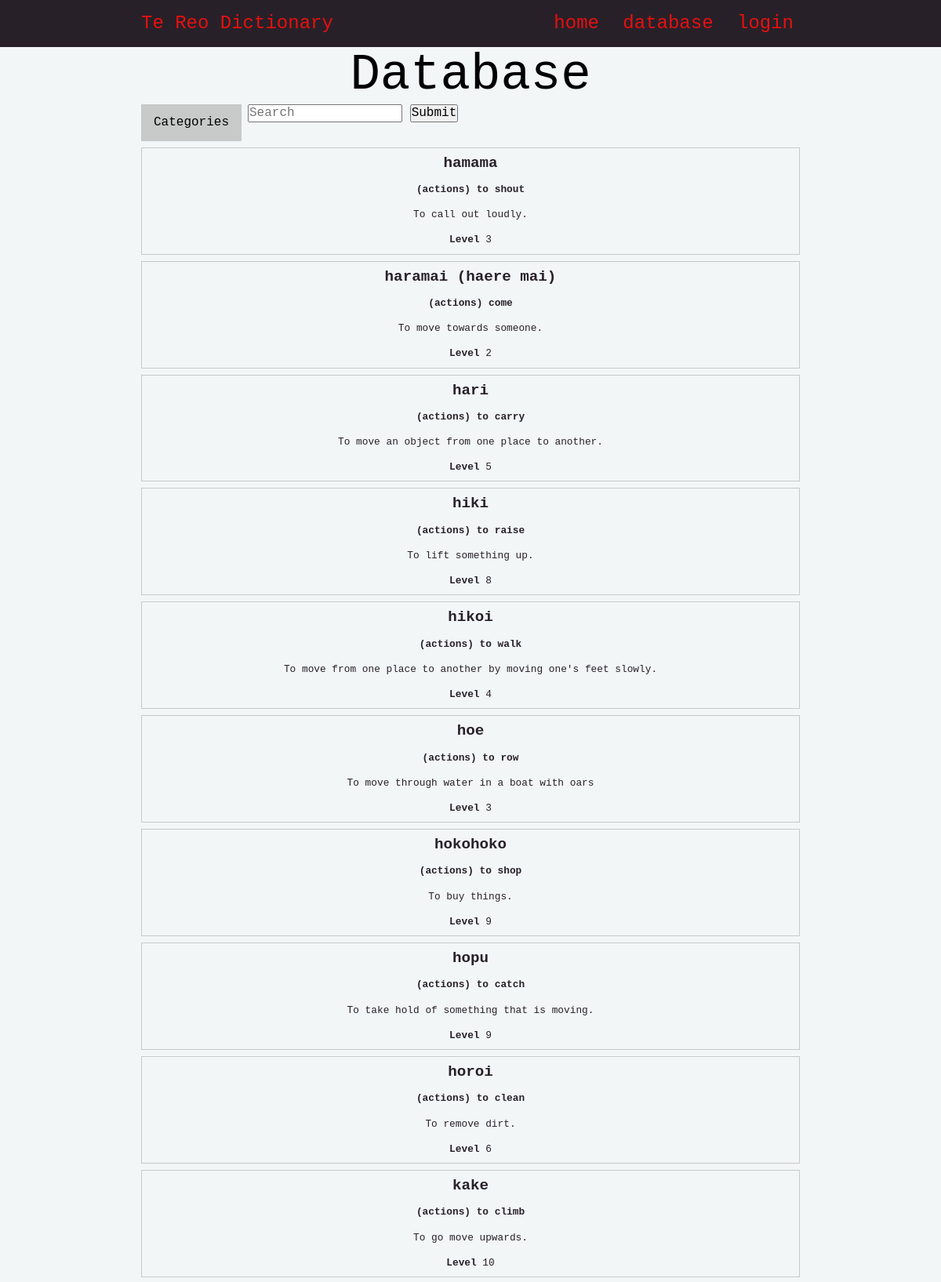
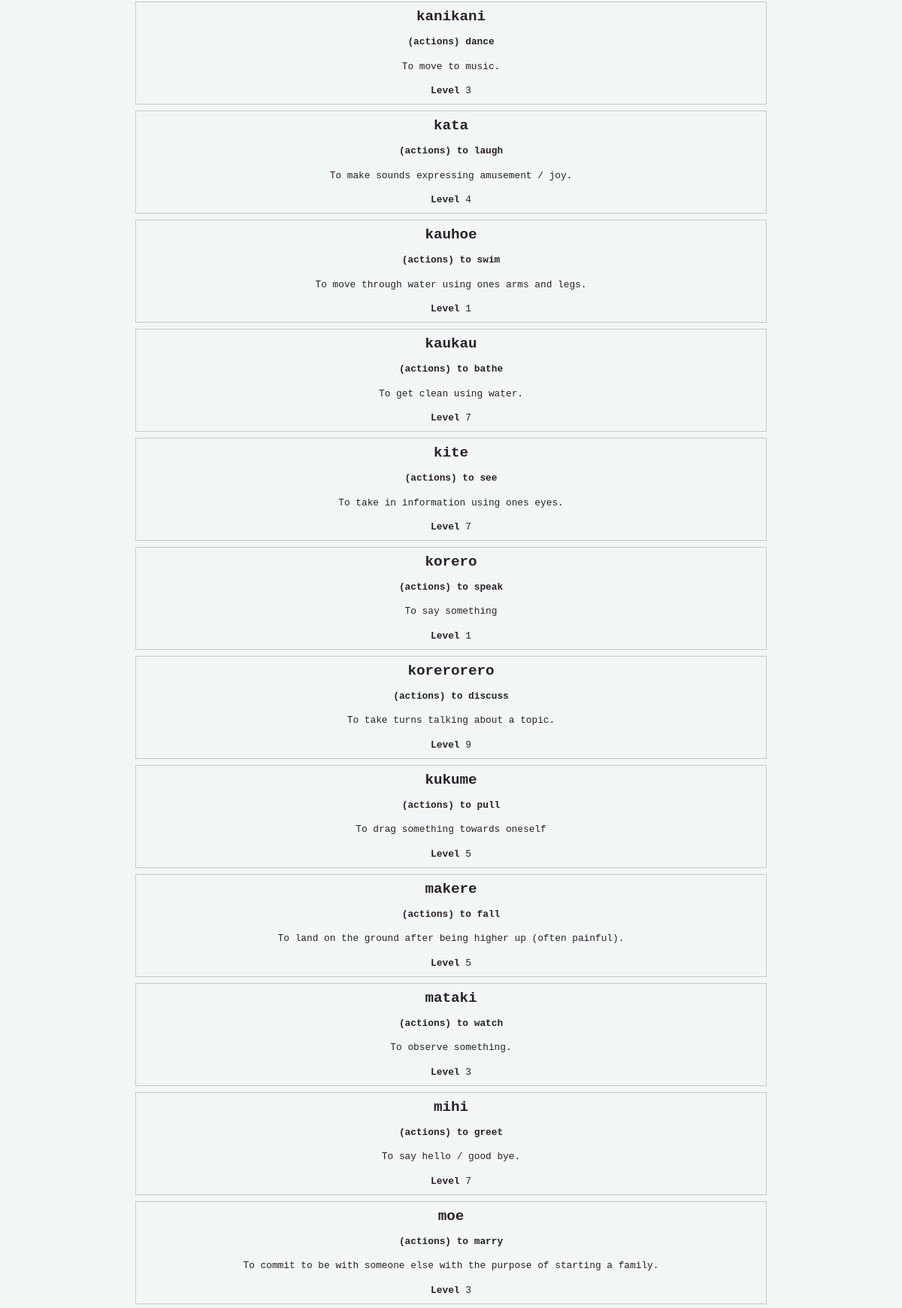
The page /database (upper part) on the database its author committed (2 pictures, top to bottom).
### tables this page shows
CREATE TABLE "entries"
(
    id          integer                                not null
        primary key autoincrement
        unique,
    maori       varchar(85)                            not null,
    english     varchar(100)                           not null,
    definition  varchar(256) default 'Pending'         not null,
    level       tinyint                                not null,
    image       varchar(260) default 'noimage.png'     not null,
    category_id integer                                not null
        constraint entries_category_id_fk
            references categories,
    user_id     integer      default 1
        constraint entries_user_id_fk
            references users,
    date        datetime     default current_timestamp not null
);

CREATE TABLE "categories"
(
    id      integer                            not null
        primary key autoincrement
        unique,
    name    varchar(60)                        not null
        unique,
    user_id integer  default 1
        constraint categories_user_id__fk
            references users,
    date    datetime default current_timestamp not null
);

### app.py (the view)
@app.route('/database')
def render_database():
    con = connect(DATABASE)
    query = "SELECT entries.maori, entries.english, entries.definition, entries.level, categories.name FROM entries INNER JOIN categories ON entries.category_id=categories.id"
    cur = con.cursor()
    cur.execute(query)
    entry_list = cur.fetchall()
    query = "SELECT id, name FROM categories"
    cur = con.cursor()
    cur.execute(query)
    category_list = cur.fetchall()
    con.close()
    return render_template('database.html', entries=entry_list, categories=category_list)

### app.py (called while the page is built)
def connect(db_file):
    try:
        connection = sqlite3.connect(db_file)
        return connection
    except sqlite3.Error as e:
        print(e)
    return None

### templates/database.html (shortened to what this page needs)
{% extends "base.html" %}
{% block pageheading %}Database{% endblock %}
{% block main %}
    <div class="filters">
        <div class="dropdown">
            <button class="dropbtn">Categories</button>
        </div>
        <div class="search-bar">
            <form method="POST" action="/search">
                <input type="text" placeholder="Search" name="search" id="search">
                <button type="submit">Submit</button>
            </form>
        </div>
    </div>
    <div class="entry">
        {% for entry in entries %}
            <div class="entry-box">
                <h3 class="entry-box-heading"><strong>{{ entry[0] }}</strong></h3>
                <p class="entry-box-heading"><strong>({{ entry[4] }}) {{ entry[1] }}</strong></p>
                <p class="entry-box-info">{{ entry[2] }}</p>
                <p class="entry-box-info"><strong>Level </strong>{{ entry[3] }}</p>
            </div>
        {% endfor %}
    </div>
{% endblock %}

### static/style.css (style rules this page uses)
:root { --red: #e81010; --dark-red: #a00808; --white: #F2F6F6; --gray: #c8caca; --dark-gray: #282028; --black: #041010; }
* { font-family: 'Monaco', monospace; padding: 0; margin: 0; box-sizing: border-box; }
body { background-color: var(--white); }
.entry { display: flex; flex-wrap: wrap; justify-content: space-evenly; }
.entry-box { width: 100%; border: 1px solid var(--gray); color: var(--dark-gray); margin-bottom: 0.5rem; }
.entry-box-heading { padding: 0.5rem; }
.entry-box-info { padding: 0.5rem; }
.entry-box h3 { font-size: 1.2rem; text-align: center; }
.entry-box p { font-size: 0.8rem; margin-bottom: 0.1rem; text-align: center; }
.filters { margin-bottom: 0.5rem; display: flex; }
.search-bar { alignment: center; }
.dropdown { overflow: hidden; margin-right: 0.5rem; }
.dropdown .dropbtn { background-color: var(--gray); font-size: 16px; border: none; outline: none; padding: 14px 16px; font-family: inherit; margin: 0; }

### rows shown on the page
entries: maori "hamama", name "actions", english "to shout", definition "To call out loudly.", level "3"
entries: maori "haramai (haere mai)", name "actions", english "come", definition "To move towards someone.", level "2"
entries: maori "hari", name "actions", english "to carry", definition "To move an object from one place to another.", level "5"
entries: maori "hiki", name "actions", english "to raise", definition "To lift something up.", level "8"
entries: maori "hikoi", name "actions", english "to walk", definition "To move from one place to another by moving one's feet slowly.", level "4"
entries: maori "hoe", name "actions", english "to row", definition "To move through water in a boat with oars", level "3"
entries: maori "hokohoko", name "actions", english "to shop", definition "To buy things.", level "9"
entries: maori "hopu", name "actions", english "to catch", definition "To take hold of something that is moving.", level "9"
entries: maori "horoi", name "actions", english "to clean", definition "To remove dirt.", level "6"
entries: maori "kake", name "actions", english "to climb", definition "To go move upwards.", level "10"
entries: maori "kanikani", name "actions", english "dance", definition "To move to music.", level "3"
entries: maori "kata", name "actions", english "to laugh", definition "To make sounds expressing amusement / joy.", level "4"
entries: maori "kauhoe", name "actions", english "to swim", definition "To move through water using ones arms and legs.", level "1"
entries: maori "kaukau", name "actions", english "to bathe", definition "To get clean using water.", level "7"
entries: maori "kite", name "actions", english "to see", definition "To take in information using ones eyes.", level "7"
entries: maori "korero", name "actions", english "to speak", definition "To say something", level "1"
entries: maori "korerorero", name "actions", english "to discuss", definition "To take turns talking about a topic.", level "9"
entries: maori "kukume", name "actions", english "to pull", definition "To drag something towards oneself", level "5"
entries: maori "makere", name "actions", english "to fall", definition "To land on the ground after being higher up (often painful).", level "5"
entries: maori "mataki", name "actions", english "to watch", definition "To observe something.", level "3"
entries: maori "mihi", name "actions", english "to greet", definition "To say hello / good bye.", level "7"
entries: maori "moe", name "actions", english "to marry", definition "To commit to be with someone else with the purpose of starting a family.", level "3"
